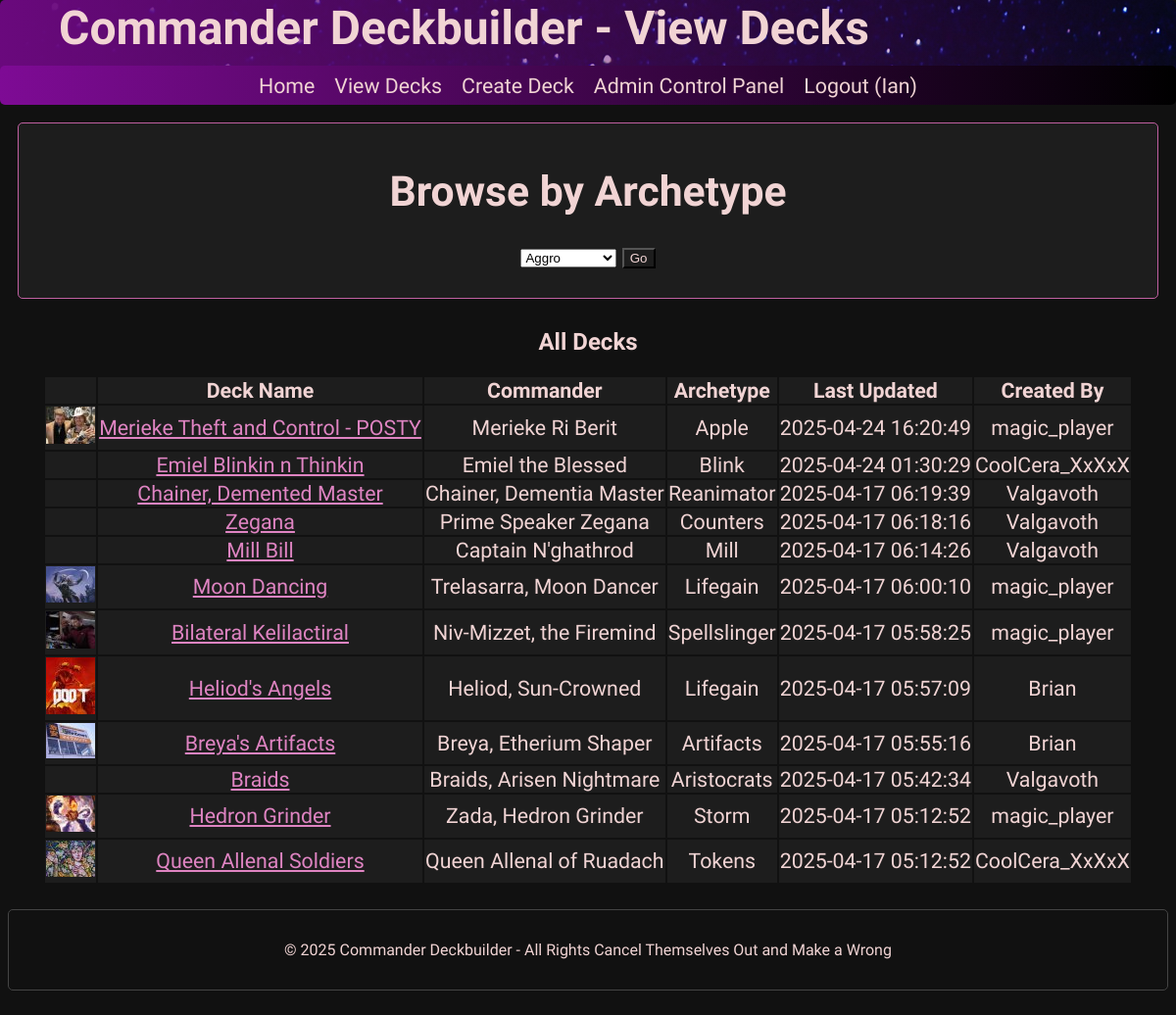
The app's page /search_decks.php (signed in) with its own data.
### tables this page shows
CREATE TABLE `decks` (
  `deck_id` int(11) NOT NULL,
  `user_id` int(11) NOT NULL,
  `title` varchar(500) NOT NULL,
  `description` varchar(10000) NOT NULL,
  `created_at` timestamp NOT NULL DEFAULT current_timestamp(),
  `updated_at` timestamp NOT NULL DEFAULT current_timestamp() ON UPDATE current_timestamp(),
  `archetype_id` int(11) NOT NULL,
  `card_id` int(11) NOT NULL
);

CREATE TABLE `cards` (
  `card_id` int(11) NOT NULL,
  `name` varchar(255) NOT NULL,
  `type` varchar(255) NOT NULL,
  `mana_cost` varchar(255) NOT NULL,
  `text` varchar(1000) NOT NULL,
  `power` varchar(3) DEFAULT NULL,
  `toughness` varchar(3) DEFAULT NULL,
  `image_url` varchar(255) DEFAULT NULL,
  `cmc` int(2) NOT NULL
);

CREATE TABLE `archetypes` (
  `archetype_id` int(11) NOT NULL,
  `archetype` varchar(255) NOT NULL
);

CREATE TABLE `users` (
  `user_id` int(11) NOT NULL,
  `username` varchar(50) NOT NULL,
  `password` varchar(255) NOT NULL,
  `email` varchar(255) NOT NULL,
  `role` enum('registered','admin') NOT NULL DEFAULT 'registered',
  `created_at` timestamp NOT NULL DEFAULT current_timestamp()
);

### search_decks.php (the view, shortened to what this page needs)
<?php
require('./includes/connect.php');
$query = "SELECT d.deck_id, d.title, d.updated_at, d.archetype_id, d.user_id,
            c.name,
            a.archetype_id, a.archetype,
            u.user_id, u.username,
            i.thumbnail_path
FROM decks d
JOIN cards c
ON d.card_id = c.card_id
JOIN archetypes a
ON a.archetype_id = d.archetype_id
JOIN users u
ON u.user_id = d.user_id
LEFT OUTER JOIN images i
ON d.deck_id = i.deck_id
ORDER BY d.updated_at DESC";
$statement = $db -> prepare($query);
$statement -> execute();
$decks = $statement -> fetchAll();
$query = "SELECT * FROM archetypes ORDER BY archetype ASC";
$statement = $db->prepare($query);
$statement->execute();
$archetypes = $statement->fetchAll();
?>
<!DOCTYPE html>
<html lang="en">
    <?php include './includes/head.php'; ?>
    <body>
        <header>
        <h1>Commander Deckbuilder - View Decks</h1>
        <?php include './includes/navbar.php'; ?>
        </header>
        <div id="register">
        <h1>Browse by Archetype</h1>
        <form action="archetype.php" method="get">
            <select id="archetype" name="archetype">
                <?php foreach ($archetypes as $archetype): ?>
                        <option value="<?= $archetype['archetype_id'] ?>"><?= ucwords($archetype['archetype']) ?></option>
                <?php endforeach; ?>
            </select>
            <input type="submit" value="Go">
        </form>
        </div>
        <div id="featured">
            <table>
                <caption><h2>All Decks</h2></caption>
                <tr class="deck">
                    <th></th>
                    <th>Deck Name</th>
                    <th>Commander</th>
                    <th>Archetype</th>
                    <th>Last Updated</th>
                    <th>Created By</th>
                </tr>
                <?php foreach ($decks as $deck): ?>
                    <tr class="deck">
                        <td>
                            <?php if ($deck['thumbnail_path']): ?>
                                <img src="<?= str_replace('\\', '/', $deck['thumbnail_path']) ?>" alt="Deck Thumbnail" />
                            <?php endif ?>
                        </td>
                        <td><a href="view_deck.php?id=<?= $deck['deck_id'] ?>"><?= $deck['title'] ?></a></td>
                        <td><?= $deck['name'] ?></td>
                        <td><?= ucwords($deck['archetype']) ?></td>
                        <td><?= $deck['updated_at'] ?></td>
                        <td><?= $deck['username'] ?></td>
                    </tr>
                <?php endforeach ?>
            </table>
        </div>
        <?php include './includes/footer.php'; ?>
    </body>
</html>

### styles.css (style rules this page uses)
* { box-sizing: border-box; list-style: none; }
html { margin: 0px; padding: 0px; background-color: #111; color: #f1d4d4; font-family: Grenze, Geneva, Tahoma, sans-serif; }
a { color: #df84c2; }
table { margin: 0px auto; }
.deck { margin: 10px; padding: 15px; padding-bottom: 30px; font-size: 16pt; border: 1px solid #c060a1; border-radius: 5px; text-align: center; background-color: #1d1d1d; }
#register { margin: 10px; padding: 15px; padding-bottom: 30px; font-size: 16pt; border: 1px solid #c060a1; border-radius: 5px; text-align: center; background-color: #1d1d1d; }
header { margin: 0px auto; top: 0px; left: 50%; transform: translateX(-50%); background-image: linear-gradient( to right, rgba(106, 9, 125, 1), rgba(106, 9, 125, 0) ), url("images/galaxy-banner.png"); width: 100%; height: 100px; border-radius: 5px; position: fixed; }
body { margin-top: 125px; }
header h1 { margin: 0px; padding-top: 0px; padding-left: 5%; font-size: 36pt; }
input, textarea { background-color: #1d1d1d; color: #f1d4d4; }

### records on screen
decks: shows a picture, title "Merieke Theft and Control - POSTY", card.name "Merieke Ri Berit", archetype.archetype "Apple", updated_at "2025-04-24 16:20:49", user.username "magic_player"
decks: title "Emiel Blinkin n Thinkin", card.name "Emiel the Blessed", archetype.archetype "Blink", updated_at "2025-04-24 01:30:29", user.username "CoolCera_XxXxX"
decks: title "Chainer, Demented Master", card.name "Chainer, Dementia Master", archetype.archetype "Reanimator", updated_at "2025-04-17 06:19:39", user.username "Valgavoth"
decks: title "Zegana", card.name "Prime Speaker Zegana", archetype.archetype "Counters", updated_at "2025-04-17 06:18:16", user.username "Valgavoth"
decks: title "Mill Bill", card.name "Captain N'ghathrod", archetype.archetype "Mill", updated_at "2025-04-17 06:14:26", user.username "Valgavoth"
decks: shows a picture, title "Moon Dancing", card.name "Trelasarra, Moon Dancer", archetype.archetype "Lifegain", updated_at "2025-04-17 06:00:10", user.username "magic_player"
decks: shows a picture, title "Bilateral Kelilactiral", card.name "Niv-Mizzet, the Firemind", archetype.archetype "Spellslinger", updated_at "2025-04-17 05:58:25", user.username "magic_player"
decks: shows a picture, title "Heliod's Angels", card.name "Heliod, Sun-Crowned", archetype.archetype "Lifegain", updated_at "2025-04-17 05:57:09", user.username "Brian"
decks: shows a picture, title "Breya's Artifacts", card.name "Breya, Etherium Shaper", archetype.archetype "Artifacts", updated_at "2025-04-17 05:55:16", user.username "Brian"
decks: title "Braids", card.name "Braids, Arisen Nightmare", archetype.archetype "Aristocrats", updated_at "2025-04-17 05:42:34", user.username "Valgavoth"
decks: shows a picture, title "Hedron Grinder", card.name "Zada, Hedron Grinder", archetype.archetype "Storm", updated_at "2025-04-17 05:12:52", user.username "magic_player"
decks: shows a picture, title "Queen Allenal Soldiers", card.name "Queen Allenal of Ruadach", archetype.archetype "Tokens", updated_at "2025-04-17 05:12:52", user.username "CoolCera_XxXxX"

### other values on screen
$_SESSION['username'] "Ian"
form field archetype "Aggro"
